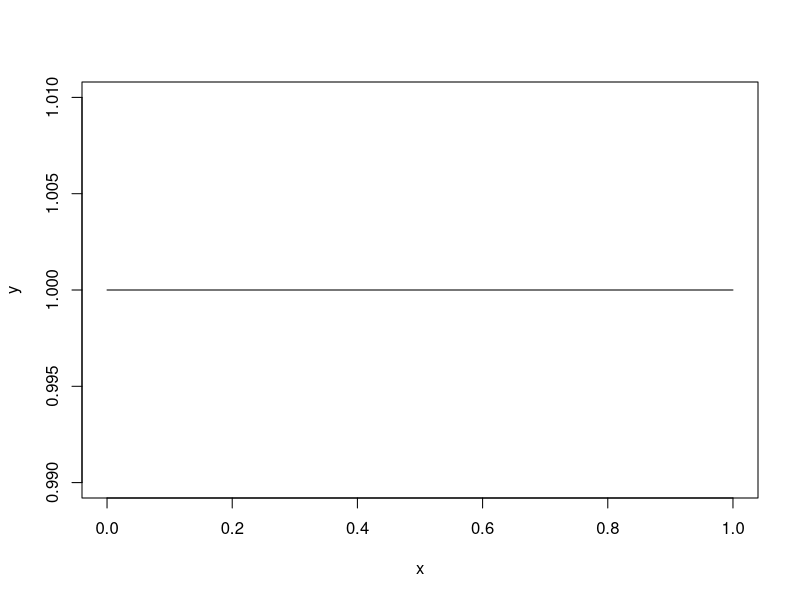
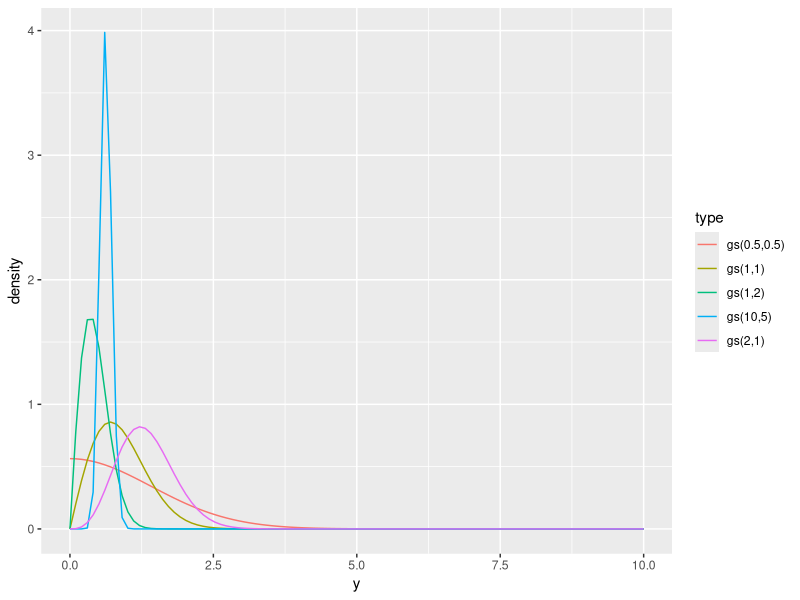

Recreate these plots in R, in order.
## ---- chunk 1
knitr::opts_chunk$set(echo = TRUE)
## ---- chunk 2
curve(0.2 * dbeta(x,1,1) + 0.4*dbeta(x,1,2) + 0.4*dbeta(x,2,1), ylab = 'y')

## ---- chunk 3
B_func <- function(a,b){
  gamma(a)*gamma(b)/gamma(a+b)
}
K = 0.2 * B_func(29,22) + 0.4 * B_func(29,23) + + 0.4 * B_func(30,22) 

print(.2 * B_func(29,22)/K)
print(.4 * B_func(29,23)/K)
print(.4 * B_func(30,22)/K)
## ---- chunk 4
B_func <- function(a,b){
  gamma(a)*gamma(b)/gamma(a+b)
}
K = 0.2 * B_func(47,54) + 0.4 * B_func(47,55) + + 0.4 * B_func(48,54) 

print(.2 * B_func(47,54)/K)
print(.4 * B_func(47,55)/K)
print(.4 * B_func(48,54)/K)
## ---- chunk 5
gs <- function(a, theta, y){
  p = (2/gamma(a)) * theta^(2*a) * y ^ (2*a - 1) * exp((-(theta^2 * y ^ 2)))
  return(p)
}

y <- seq(0, 10, length.out = 100)

df1 <- data.frame(density = gs(1,1, y), type = "gs(1,1)")
df2 <- data.frame(density = gs(2,1,y), type = "gs(2,1)")
df3 <- data.frame(density = gs(1,2,y), type = "gs(1,2)")
df4 <- data.frame(density = gs(0.5,0.5,y), type = "gs(0.5,0.5)")
df5 <- data.frame(density = gs(10,5,y), type = "gs(10,5)")


dens <- rbind(df1, df2, df3, df4,df5)
yval <- rep(y, 5)

df <- data.frame(yvalues = yval, dens)


library(ggplot2)

g = ggplot(df, aes(x = yval, y = density, group = type, color  = type)) + geom_line() + xlab("y")
g

